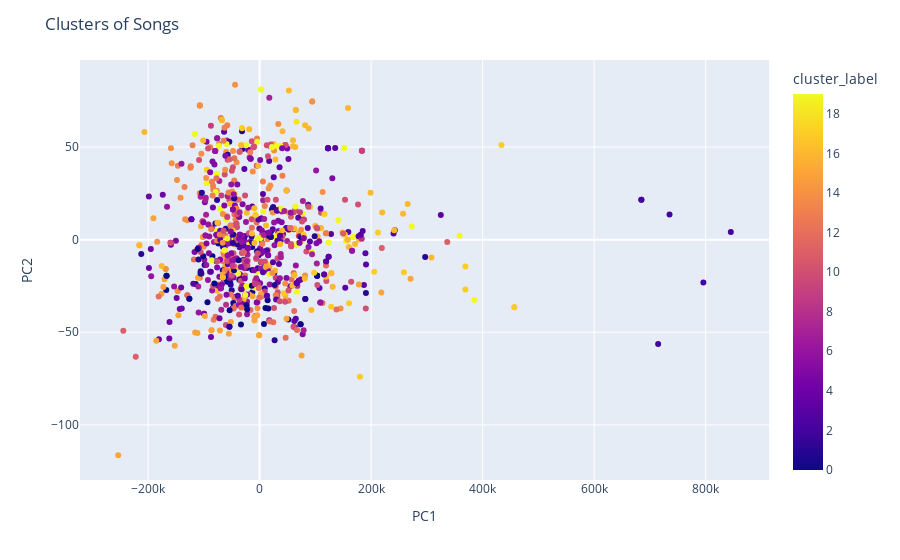

The code cell stored with this chart in its notebook:
### Code cell
def recommend_playlist_with_playlist(playlist_name, spotify_data, playlist_cluster_distribution):
    # Retrieve the songs in the given playlist
    playlist_songs = spotify_data[spotify_data['playlistname'] == playlist_name]
    
    # Get the cluster labels for the songs in the playlist
    playlist_cluster_labels = playlist_songs['cluster_label']
    
    # Calculate the distribution of clusters in the playlist
    playlist_cluster_dist = playlist_cluster_labels.value_counts().reindex(range(20), fill_value=0)
    
    closest_playlist = None
    closest_distance = float('inf')
    for playlist in playlist_cluster_distribution.index:
        # Get the distribution of clusters for the existing playlist
        existing_playlist_dist = playlist_cluster_distribution.loc[playlist].values
        
        # Calculate the distance between the distributions
        distance = euclidean(playlist_cluster_dist, existing_playlist_dist)
        
        print(f"Distance to {playlist}: {distance}")
        
        if distance < closest_distance and playlist != playlist_name:
            closest_distance = distance
            closest_playlist = playlist
    
    return closest_playlist

def recommend_playlist(song_list, spotify_data, playlist_cluster_distribution):
    
    song_clusters = spotify_data[spotify_data['trackname'].isin(song_list)]['cluster_label']
    
    song_cluster_dist = song_clusters.value_counts().reindex(range(20), fill_value=0)
    
    
    closest_playlist = None
    closest_distance = float('inf')
    for playlist in playlist_cluster_distribution.index:
        
        playlist_dist = playlist_cluster_distribution.loc[playlist].values
        distance = euclidean(song_cluster_dist, playlist_dist)
        
        print(f"Distance to {playlist}: {distance}")
        
        if distance < closest_distance:
            closest_distance = distance
            closest_playlist = playlist
    
    return closest_playlist







def visualize_clusters(spotify_data):
    pca = PCA(n_components=2)
    pca_result = pca.fit_transform(spotify_data[numeric_columns])
    pca_df = pd.DataFrame(data=pca_result, columns=['PC1', 'PC2'])
    pca_df['cluster_label'] = spotify_data['cluster_label']
    pca_df['name'] = spotify_data['trackname']
    pca_df['artists'] = spotify_data['artistname']
    
    fig = px.scatter(
        pca_df, 
        x='PC1', 
        y='PC2', 
        color='cluster_label', 
    )
    fig.update_layout(title='Clusters of Songs', xaxis_title='PC1', yaxis_title='PC2')
    fig.show()

visualize_clusters(spotify_data)

### Figure 1 — Plotly figure (JSON) as saved in the notebook; plotly's stock layout.template omitted (floating-point values rounded to 4 significant figures; data arrays with more than 128 entries replaced by an {"elided": "..."} marker saying what was removed)
{"data": [{"hovertemplate": "PC1=%{x}<br>PC2=%{y}<br>cluster_label=%{marker.color}<extra></extra>", "legendgroup": "", "marker": {"color": {"elided": "890 int values"}, "coloraxis": "coloraxis", "symbol": "circle"}, "mode": "markers", "name": "", "orientation": "v", "showlegend": false, "type": "scatter", "x": {"elided": "890 float values"}, "xaxis": "x", "y": {"elided": "890 float values"}, "yaxis": "y"}], "layout": {"coloraxis": {"colorbar": {"title": {"text": "cluster_label"}}, "colorscale": [[0, "#0d0887"], [0.1111, "#46039f"], [0.2222, "#7201a8"], [0.3333, "#9c179e"], [0.4444, "#bd3786"], [0.5556, "#d8576b"], [0.6667, "#ed7953"], [0.7778, "#fb9f3a"], [0.8889, "#fdca26"], [1, "#f0f921"]]}, "legend": {"tracegroupgap": 0}, "margin": {"t": 60}, "title": {"text": "Clusters of Songs"}, "xaxis": {"anchor": "y", "domain": [0, 1], "title": {"text": "PC1"}}, "yaxis": {"anchor": "x", "domain": [0, 1], "title": {"text": "PC2"}}}}
